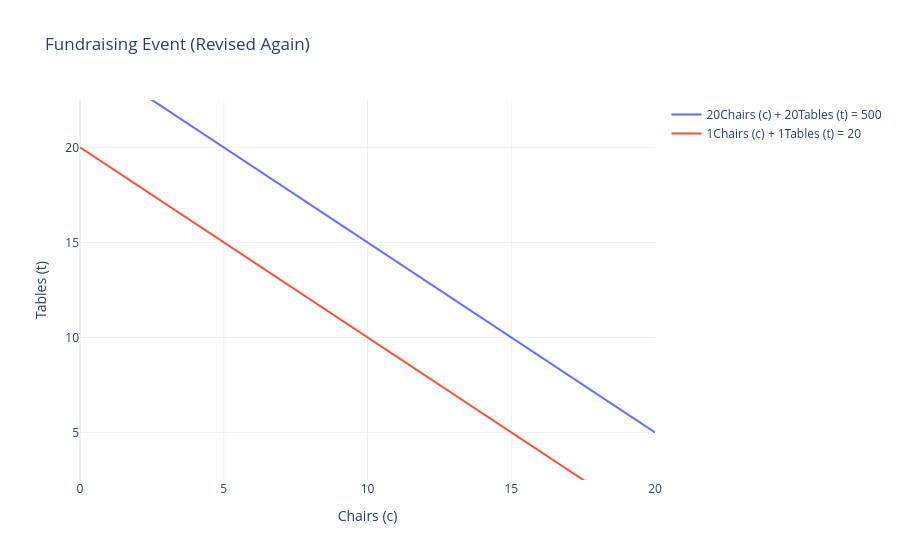

Here is the notebook cell this chart was saved with:
### Markdown cell above
### Graphically

### Code cell
A = [[20, 20], [1, 1]]
b = [500, 20]
fig = exe.visual_solve_2d(A, b, labels=['Chairs (c)', 'Tables (t)'], title='Fundraising Event (Revised Again)', x_range=(0, 20))
fig.show()
